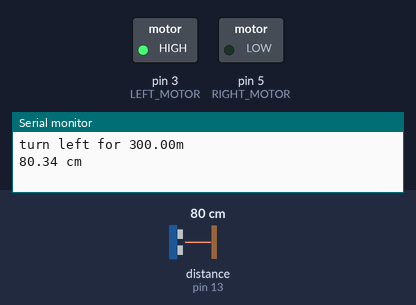
The sketch below on a simulated Arduino Uno, built with avr-gcc and run on an emulated ATmega328P. On the bench: switched loads named in the sketch (green lamp = pin HIGH), the last lines printed to the serial monitor. Wiring (inferred from the names in the program): ultrasonic range finder: trigger pin 10; echo pin 13. The inputs (shaded band) are chosen by the test bench; at power-on: distance to the obstacle (sensor on pin 13) 80 cm. The echo pulse lasts 58.3 µs per cm; pins used as bus, display or sensor lines are not drawn. At 3.1 s the program stops and its outputs stay as they are.

Above: at 0.1 s.
At 3.1 s:
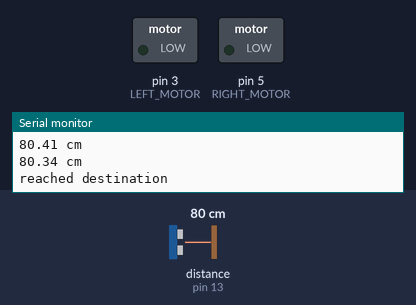
Timing chart, 0 to 4.6 s (numbered marks = the images above):
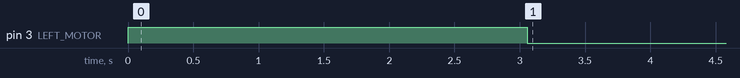

Measured:
- by itself, pin 3 (LEFT_MOTOR): LOW → HIGH at 0.00 s, → LOW 3.1 s later

The sketch:

car.ino
```cpp
/*//#include <Servo.h>
  #include <SoftwareSerial.h>

  #include <SPI.h>

  #include "RF24.h"
*/
#define MSGLEN 50
#define LL_LEN 50
//Servo myservo;

//SCK -> 13//MISO -> 12//MOSI -> 11//CSN -> 7//CE -> 8

//RF24 radio(8, 7);

//const uint64_t pipe = 0xE8E8F0F0E1LL;

char msg[LL_LEN];
char instruction[LL_LEN];
String turn_left, turn_right, straight, ennd;
//int i = 0;

// Pins
const int TRIG_PIN = 10;
const int ECHO_PIN = 13;
const int LEFT_MOTOR = 3;
const int RIGHT_MOTOR = 5;

const unsigned int LOWER_BOUND = 10;

void setup() {
  // The Trigger pin will tell the sensor to range find
  pinMode(TRIG_PIN, OUTPUT);
  digitalWrite(TRIG_PIN, LOW);
  pinMode(LEFT_MOTOR, OUTPUT);
  pinMode(RIGHT_MOTOR, OUTPUT);

  // We'll use the serial monitor to view the sensor output
  Serial.begin(9600);
  /*radio.begin();
    radio.openReadingPipe(1, pipe);
    radio.startListening();
  */
  turn_left = String("turn-left");
  turn_right = String("turn-right");
  straight = String("straight");
  ennd = String("end");
}

void loop() {

  //if (radio.available()) {

  //bool done = false;

  //while (!done) {
  //done = radio.read(msg, MSGLEN);

  //if (i < 1) { // received msg
  //Serial.print(msg);
  //Serial.print('\n');
  //int comma_pos;

  float distance = 1;

  //msg = "0.3 km,turn-left,end\0";

  msg[0] = '0';
  msg[1] = '.';
  msg[2] = '3';
  msg[3] = ' ';
  msg[4] = 'k';
  msg[5] = 'm';
  msg[6] = ',';
  msg[7] = 't';
  msg[8] = 'u';
  msg[9] = 'r';
  msg[10] = 'n';
  msg[11] = '-';
  msg[12] = 'l';
  msg[13] = 'e';
  msg[14] = 'f';
  msg[15] = 't';
  msg[16] = ',';
  msg[17] = 'e';
  msg[18] = 'n';
  msg[19] = 'd';
  msg[20] = '\0';

  bool is_distance = false;
  int instr_index = 0;

  // parse through received message string
  for (int n = 0; msg[n] != '\0'; n++ ) {
    if (msg[n] == ' ') {          // space indicates a distance was received
      is_distance = true;
      if (msg[n + 1] == 'k') {    // convert km -> m
        distance = distance * 1000;
        n = n + 2;                // skip to comma
      } else {
        n = n + 1;
      }
      distance = distance * atof(instruction);    // get distance
    } else if (msg[n] == ',') {     // comma, do stuff then erase instruction for new one to parse into
      if (is_distance) {
        for ( int i = 0; i < sizeof(instruction);  ++i )    // erase instruction
          instruction[i] = (char)0;
        is_distance = false;
        instr_index = 0;          // reset instruction index
      } else if (is_distance == false) {
        if ((String)instruction == turn_left) {             // stop right motor, move left motor
          Serial.print("turn left for ");
          Serial.print(distance);
          Serial.println("m");
          analogWrite(LEFT_MOTOR, 255);
          analogWrite(RIGHT_MOTOR, 0);
          // check for obstacles before continuing
          sensors(distance);
          //delay(10 * distance); // proportional to distance
        } else if ((String)instruction == turn_right) {     // stop left motor, move right motor
          Serial.print("turn right for ");
          Serial.print(distance);
          Serial.println("m");
          analogWrite(LEFT_MOTOR, 0);
          analogWrite(RIGHT_MOTOR, 255);
          // check for obstacles before continuing
          sensors(distance);
          //delay(10 * distance);           // proportional to distance
        } else if ((String)instruction == straight) {       // move both motors
          Serial.print("go straight for ");
          Serial.print(distance);
          Serial.println("m");
          analogWrite(LEFT_MOTOR, 255);
          analogWrite(RIGHT_MOTOR, 255);
          // check for obstacles before continuing
          sensors(distance);
          //delay(10 * distance); // proportional to distance
        }
        for ( int i = 0; i < sizeof(instruction);  ++i ) {    // erase instruction
          instruction[i] = (char)0;
        }
        instr_index = 0;
      }
    } else {
      instruction[instr_index] = msg[n];      // append message characters to instruction
      instr_index = instr_index + 1;          // increment instruction index
    }

  } if ((String)instruction == ennd) {        // end of message, end program
    Serial.println("reached destination");
    analogWrite(LEFT_MOTOR, 0);
    analogWrite(RIGHT_MOTOR, 0);
    endloop();
  }
}

void sensors(float distance) {

  unsigned long t1;
  unsigned long t2;
  unsigned long pulse_width;
  float cm;

  for (int a = 0; a < 10; a++) {

    // Hold the trigger pin high for at least 10 us
    digitalWrite(TRIG_PIN, HIGH);
    delayMicroseconds(10);
    digitalWrite(TRIG_PIN, LOW);

    // Wait for pulse on echo pin
    while ( digitalRead(ECHO_PIN) == 0 );

    // Measure how long the echo pin was held high (pulse width)
    // Note: the micros() counter will overflow after ~70 min
    t1 = micros();
    while ( digitalRead(ECHO_PIN) == 1);
    t2 = micros();
    pulse_width = t2 - t1;

    // Calculate distance in centimeters and inches. The constants
    // are found in the datasheet, and calculated from the assumed speed
    //of sound in air at sea level (~340 m/s).
    cm = pulse_width / 58.0;

    // Print out results
    if (cm > LOWER_BOUND) {   // move car
      Serial.print(cm);
      Serial.println(" cm \t");
    } else {                     // stop car
      Serial.println("STOP! Obstacle ahead!");
      analogWrite(LEFT_MOTOR, 0);
      analogWrite(RIGHT_MOTOR, 0);
      endloop();
    }
    // Wait distance ms before next measurement
    delay(distance);

  }
}

// end program loop
void endloop() {
  while (1) {

  }
}
```
